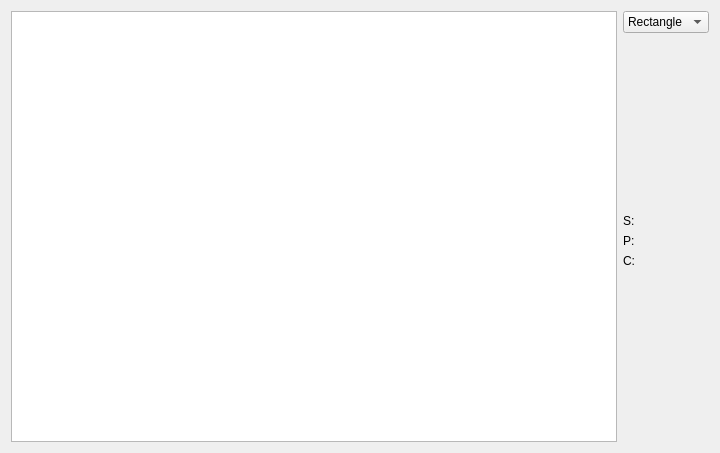
<?xml version="1.0" encoding="UTF-8"?>
<ui version="4.0">
 <class>Widget</class>
 <widget class="QWidget" name="Widget">
  <property name="geometry">
   <rect>
    <x>0</x>
    <y>0</y>
    <width>720</width>
    <height>453</height>
   </rect>
  </property>
  <property name="windowTitle">
   <string>Widget</string>
  </property>
  <layout class="QHBoxLayout" name="horizontalLayout_2">
   <item>
    <widget class="QGraphicsView" name="graphicsView"/>
   </item>
   <item>
    <layout class="QVBoxLayout" name="verticalLayout_3">
     <item>
      <widget class="QComboBox" name="ShapeBox">
       <item>
        <property name="text">
         <string>Rectangle</string>
        </property>
       </item>
       <item>
        <property name="text">
         <string>Square</string>
        </property>
       </item>
       <item>
        <property name="text">
         <string>Romb</string>
        </property>
       </item>
       <item>
        <property name="text">
         <string>Hexagon</string>
        </property>
       </item>
       <item>
        <property name="text">
         <string>Ellipse</string>
        </property>
       </item>
       <item>
        <property name="text">
         <string>Circle</string>
        </property>
       </item>
       <item>
        <property name="text">
         <string>Triangle</string>
        </property>
       </item>
       <item>
        <property name="text">
         <string>Star_5</string>
        </property>
       </item>
       <item>
        <property name="text">
         <string>Star_6</string>
        </property>
       </item>
       <item>
        <property name="text">
         <string>Star_8</string>
        </property>
       </item>
       <item>
        <property name="text">
         <string>Draw</string>
        </property>
       </item>
      </widget>
     </item>
     <item>
      <spacer name="verticalSpacer">
       <property name="orientation">
        <enum>Qt::Vertical</enum>
       </property>
       <property name="sizeHint" stdset="0">
        <size>
         <width>20</width>
         <height>40</height>
        </size>
       </property>
      </spacer>
     </item>
     <item>
      <layout class="QHBoxLayout" name="horizontalLayout">
       <item>
        <layout class="QVBoxLayout" name="verticalLayout_2">
         <item>
          <widget class="QLabel" name="SquareT">
           <property name="text">
            <string>S:</string>
           </property>
          </widget>
         </item>
         <item>
          <widget class="QLabel" name="PerimetrT">
           <property name="text">
            <string>P:</string>
           </property>
          </widget>
         </item>
         <item>
          <widget class="QLabel" name="CentralT">
           <property name="text">
            <string>C:</string>
           </property>
          </widget>
         </item>
        </layout>
       </item>
       <item>
        <layout class="QVBoxLayout" name="verticalLayout">
         <item>
          <widget class="QLabel" name="SquareLabel">
           <property name="text">
            <string/>
           </property>
          </widget>
         </item>
         <item>
          <widget class="QLabel" name="PerimetrLabel">
           <property name="text">
            <string/>
           </property>
          </widget>
         </item>
         <item>
          <widget class="QLabel" name="CentralLabel">
           <property name="text">
            <string/>
           </property>
          </widget>
         </item>
        </layout>
       </item>
      </layout>
     </item>
     <item>
      <spacer name="verticalSpacer_2">
       <property name="orientation">
        <enum>Qt::Vertical</enum>
       </property>
       <property name="sizeHint" stdset="0">
        <size>
         <width>20</width>
         <height>40</height>
        </size>
       </property>
      </spacer>
     </item>
    </layout>
   </item>
  </layout>
 </widget>
 <resources/>
 <connections/>
</ui>
